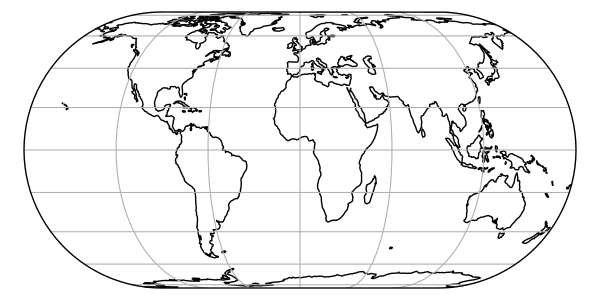

The script that drew this image:
import matplotlib.pyplot as plt
import cartopy.crs as ccrs

plt.figure(figsize=(6, 3))
ax = plt.axes(projection=ccrs.EckertIV())
ax.coastlines(resolution='110m')
ax.gridlines()
